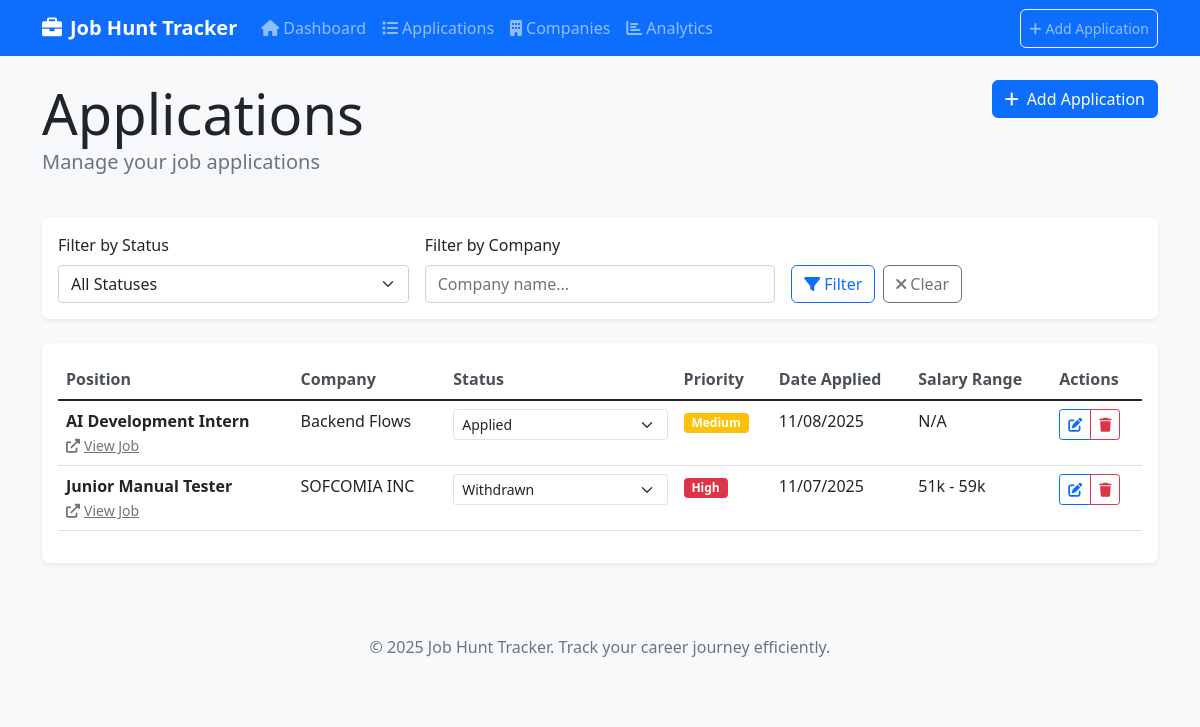
The app's page /applications, older data.
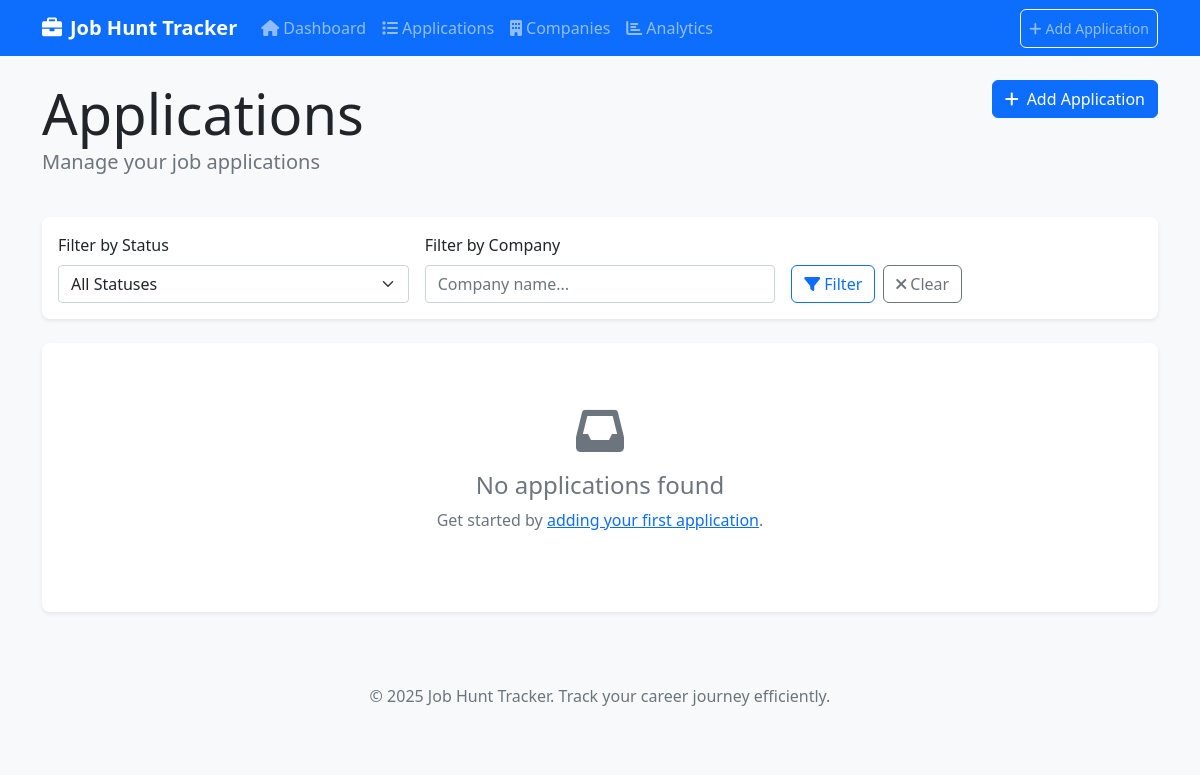
The same page, newer data.
### app/models.py (models this page shows, shortened)
class Application(db.Model):
    id = db.Column(db.Integer, primary_key=True)
    position = db.Column(db.String(120), nullable=False)
    company_id = db.Column(db.Integer, db.ForeignKey('company.id'), nullable=False)
    company_name = db.Column(db.String(120), nullable=False)  # Denormalized for quick access
    status = db.Column(db.String(50), nullable=False, default='Applied')
    job_link = db.Column(db.String(500))
    salary_range = db.Column(db.String(100))
    date_applied = db.Column(db.Date, nullable=False, default=datetime.utcnow)
    date_updated = db.Column(db.DateTime, default=datetime.utcnow, onupdate=datetime.utcnow)
    notes = db.Column(db.Text)
    priority = db.Column(db.String(20), default='Medium')  # High, Medium, Low

### app/routes.py (the view)
@main.route('/applications')
def applications():
    status_filter = request.args.get('status')
    company_filter = request.args.get('company')
    query = Application.query
    if status_filter:
        query = query.filter(Application.status == status_filter)
    if company_filter:
        query = query.filter(Application.company_name.contains(company_filter))
    applications = query.order_by(desc(Application.date_applied)).all()
    statuses = ApplicationStatus.get_all_statuses()
    return render_template('applications.html',
                         applications=applications,
                         statuses=statuses,
                         current_status=status_filter,
                         current_company=company_filter)

### app/models.py (called while the page is built)
    @classmethod
    def get_all_statuses(cls):
        return [cls.APPLIED, cls.INTERVIEW_SCHEDULED, cls.INTERVIEWED,
                cls.OFFER, cls.REJECTED, cls.WITHDRAWN]

### app/templates/applications.html (shortened to what this page needs)
{% extends "base.html" %}
{% block content %}
<div class="row mb-4">
    <div class="col">
        <h1 class="display-4 mb-0">Applications</h1>
        <p class="lead text-muted">Manage your job applications</p>
    </div>
    <div class="col-auto">
        <a href="{{ url_for('main.add_application') }}" class="btn btn-primary">
            <i class="fas fa-plus me-2"></i>Add Application
        </a>
    </div>
</div>
<div class="card mb-4">
    <div class="card-body">
        <form method="GET" class="row g-3">
            <div class="col-md-4">
                <label for="status" class="form-label">Filter by Status</label>
                <select name="status" id="status" class="form-select">
                    <option value="">All Statuses</option>
                </select>
            </div>
            <div class="col-md-4">
                <label for="company" class="form-label">Filter by Company</label>
                <input type="text" name="company" id="company" class="form-control"
                       value="{{ current_company or '' }}" placeholder="Company name...">
            </div>
            <div class="col-md-4">
                <label class="form-label">&nbsp;</label>
                <div class="d-flex gap-2">
                    <button type="submit" class="btn btn-outline-primary">
                        <i class="fas fa-filter me-1"></i>Filter
                    </button>
                    <a href="{{ url_for('main.applications') }}" class="btn btn-outline-secondary">
                        <i class="fas fa-times me-1"></i>Clear
                    </a>
                </div>
            </div>
        </form>
    </div>
</div>
<div class="card">
    <div class="card-body">
        {% if applications %}
            <div class="table-responsive">
                <table class="table table-hover">
                    <thead>
                        <tr>
                            <th>Position</th>
                            <th>Company</th>
                            <th>Status</th>
                            <th>Priority</th>
                            <th>Date Applied</th>
                            <th>Salary Range</th>
                            <th>Actions</th>
                        </tr>
                    </thead>
                    <tbody>
                        {% for app in applications %}
                            <tr>
                                <td>
                                    <strong>{{ app.position }}</strong>
                                    {% if app.job_link %}
                                        <br><a href="{{ app.job_link }}" target="_blank" class="text-muted small">
                                            <i class="fas fa-external-link-alt me-1"></i>View Job
                                        </a>
                                    {% endif %}
                                </td>
                                <td>{{ app.company_name }}</td>
                                <td>
                                    <select class="form-select form-select-sm status-update"
                                            data-app-id="{{ app.id }}"
                                            style="min-width: 150px;">
                                        {% for status in statuses %}
                                            <option value="{{ status }}" {% if status == app.status %}selected{% endif %}>
                                                {{ status }}
                                            </option>
                                        {% endfor %}
                                    </select>
                                </td>
                                <td>
                                    <span class="badge bg-{{ 'danger' if app.priority == 'High' else 'warning' if app.priority == 'Medium' else 'secondary' }}">
                                        {{ app.priority }}
                                    </span>
                                </td>
                                <td>{{ app.date_applied.strftime('%m/%d/%Y') }}</td>
                                <td>{{ app.salary_range or 'N/A' }}</td>
                                <td>
                                    <div class="btn-group btn-group-sm">
                                        <a href="{{ url_for('main.edit_application', id=app.id) }}"
                                           class="btn btn-outline-primary btn-sm">
                                            <i class="fas fa-edit"></i>
                                        </a>
                                        <button type="button" class="btn btn-outline-danger btn-sm"
                                                onclick="deleteApplication({{ app.id }}, '{{ app.position }}', '{{ app.company_name }}')">
                                            <i class="fas fa-trash"></i>
                                        </button>
                                    </div>
                                </td>
                            </tr>
                        {% endfor %}
                    </tbody>
                </table>
            </div>
        {% else %}
            <div class="text-center py-5">
                <i class="fas fa-inbox fa-3x text-muted mb-3"></i>
                <h4 class="text-muted">No applications found</h4>
                <p class="text-muted">
                    {% if current_status or current_company %}
                        Try adjusting your filters or <a href="{{ url_for('main.applications') }}">view all applications</a>.
                    {% else %}
                        Get started by <a href="{{ url_for('main.add_application') }}">adding your first application</a>.
                    {% endif %}
                </p>
            </div>
        {% endif %}
    </div>
</div>
{% endblock %}

### app/templates/base.html (shortened to what this page needs)
<!DOCTYPE html>
<html lang="en">
<head>
    <link href="https://cdn.jsdelivr.net/npm/bootstrap@5.1.3/dist/css/bootstrap.min.css" rel="stylesheet">
    <link href="https://cdnjs.cloudflare.com/ajax/libs/font-awesome/6.0.0/css/all.min.css" rel="stylesheet">
    <link href="{{ url_for('static', filename='css/style.css') }}" rel="stylesheet">
</head>
<body>
    <nav class="navbar navbar-expand-lg navbar-dark bg-primary">
        <div class="container">
            <a class="navbar-brand" href="{{ url_for('main.index') }}">
                <i class="fas fa-briefcase me-2"></i>Job Hunt Tracker
            </a>
            <div class="collapse navbar-collapse" id="navbarNav">
                <ul class="navbar-nav me-auto">
                    <li class="nav-item">
                        <a class="nav-link" href="{{ url_for('main.index') }}">
                            <i class="fas fa-home me-1"></i>Dashboard
                        </a>
                    </li>
                    <li class="nav-item">
                        <a class="nav-link" href="{{ url_for('main.applications') }}">
                            <i class="fas fa-list me-1"></i>Applications
                        </a>
                    </li>
                    <li class="nav-item">
                        <a class="nav-link" href="{{ url_for('main.companies') }}">
                            <i class="fas fa-building me-1"></i>Companies
                        </a>
                    </li>
                    <li class="nav-item">
                        <a class="nav-link" href="{{ url_for('main.analytics') }}">
                            <i class="fas fa-chart-bar me-1"></i>Analytics
                        </a>
                    </li>
                </ul>
                <ul class="navbar-nav">
                    <li class="nav-item">
                        <a class="nav-link btn btn-outline-light btn-sm" href="{{ url_for('main.add_application') }}">
                            <i class="fas fa-plus me-1"></i>Add Application
                        </a>
                    </li>
                </ul>
            </div>
        </div>
    </nav>
    <main class="container my-4">
        {% block content %}{% endblock %}
    </main>
    <footer class="bg-light py-4 mt-5">
        <div class="container text-center text-muted">
            <p>&copy; 2025 Job Hunt Tracker. Track your career journey efficiently.</p>
        </div>
    </footer>
</body>
</html>

### app/static/css/style.css (style rules this page uses)
body { background-color: #f8f9fa; }
.card { border: none; box-shadow: 0 0.125rem 0.25rem rgba(0, 0, 0, 0.075); border-radius: 0.5rem; }
.navbar-brand { font-weight: 600; }
.btn { border-radius: 0.375rem; }

Row changes from the older to the newer data that the page shows:
removed Application: position "AI Development Intern", company_name "Backend Flows", status+id "Applied", priority "Medium", date_applied "11/08/2025", salary_range "N/A"
removed Application: position "Junior Manual Tester", company_name "SOFCOMIA INC", status+id "Withdrawn", priority "High", date_applied "11/07/2025", salary_range "51k - 59k"
Text that changed along with them:
text no longer shown: "Position Company Status Priority Date Applied Salary Range Actions"
text now shown: "No applications found Get started by adding your first application ."
